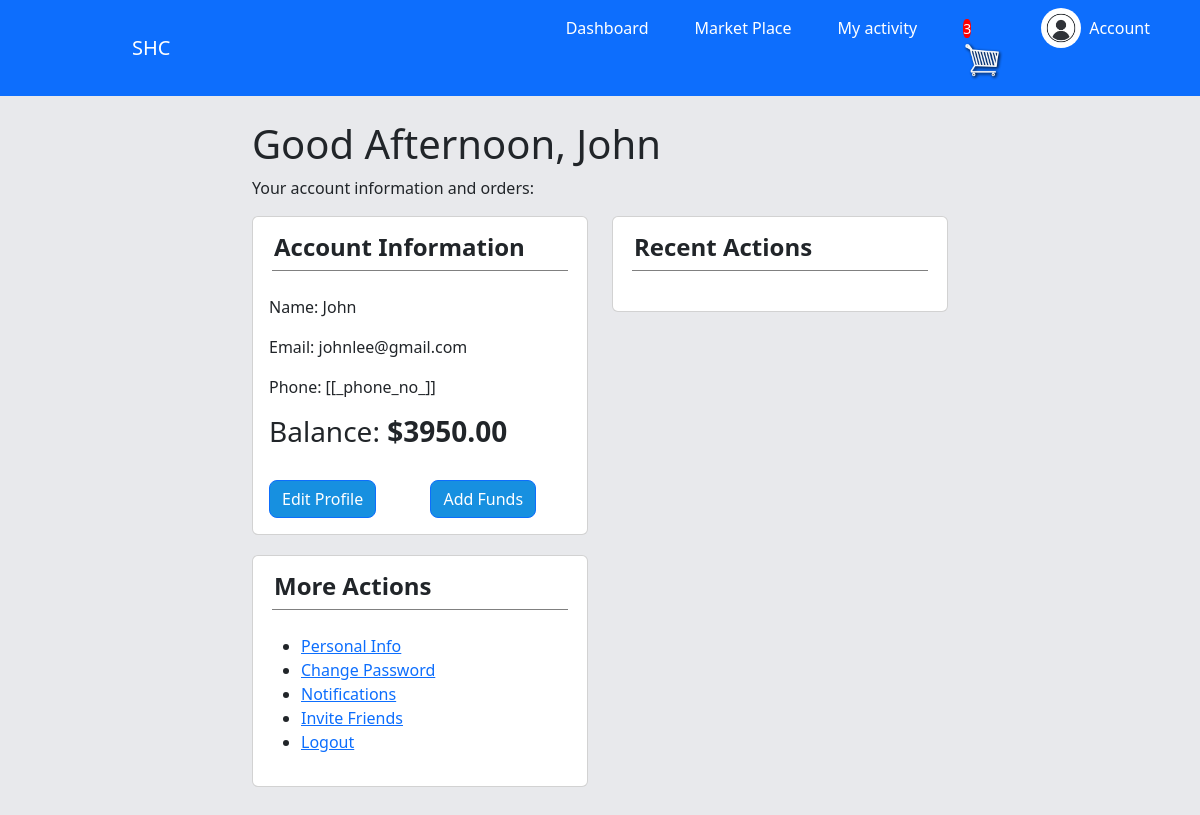
/myaccount/ (signed in), run on the app's committed database.
### store/models.py (models this page shows, shortened)
class Customer(models.Model):
    user=models.OneToOneField(User, on_delete=models.CASCADE, null=True, blank=True)
    name = models.CharField(max_length=200, null=True)
    email = models.CharField(max_length=200, null=True)
    balance = models.FloatField()

### store/views.py (the view)
# urls.py: path('myaccount/', views.account, name ='myaccount'),
def account(request):
    if not request.user.is_authenticated:
        return redirect('signin')
    if request.user.is_authenticated:
        customer = request.user.customer
        order, created = Order.objects.get_or_create(customer=customer, complete = False)
        cartItems = order.get_cart_items
    else:
        customer=''
        cartItems = 0
    context = {'customer': customer,'company_name': "SHC" , 'CartItems':cartItems}
    return render(request, 'store/myaccount.html', context)

### store/models.py (called while the page is built)
    @property
    def get_cart_items(self):
        orderitems = self.orderitem_set.all()
        total = sum([item.quantity for item in orderitems])
        return total

### store/templates/store/myaccount.html (shortened to what this page needs)
{% extends 'store/main.html' %}
{% load static %}
{% block content %}
<div class="container main-cont col-lg-8 my_acount_card">
  <div class="container mt-5">
    <h1>Good Afternoon, {{customer.name}}</h1>
    <p>Your account information and orders:</p>
    <div class="row">
        <div class="col-md-6">
            <div class="card">
                <div class="card-body">
                    <h4 class="card-title" style="font-weight: bold; margin-left: 5px;">Account Information</h4>
                    <div class="row" style="background-color: gray; height: 1px; width: 98%; margin: auto;"></div>
                    <br>
                    <p class="card-text">Name: {{customer.name}}</p>
                    <p class="card-text">Email: {{customer.email}}</p>
                    <p class="card-text">Phone: [[_phone_no_]]</p>
                    <h3 class="card-text">Balance: <span style="font-weight: bold;">${{customer.balance|floatformat:2}}</span></h3> <br>
                    <a href="#" class="btn btn-primary" style="border-radius: 8px; background-color: rgb(23, 144, 224);">Edit Profile</a>
                    <a href="#" class="btn btn-primary" data-bs-toggle="modal" data-bs-target="#Options" style="margin-left: 50px; border-radius: 8px; background-color: rgb(23, 144, 224);">Add Funds</a>
                </div>
            </div>
        </div>
        <div class="col-md-6">
            <div class="card">
                <div class="card-body">
                  <h4 style="margin-left: 5px; font-weight: bold;" class="card-title">Recent Actions</h4>
                  <div class="row" style="background-color: gray; height: 1px; width: 98%; margin: auto;"></div>
                  <br>
                </div>
            </div>
        </div>
        <div class="col-md-6" style="margin-top: 20px;">
            <div class="card">
                <div class="card-body">
                    <h4 style="margin-left: 5px; font-weight: bold;" class="card-title">More Actions</h4>
                    <div class="row" style="background-color: gray; height: 1px; width: 98%; margin: auto;"></div>
                    <br>
                  <ul>
                      <li><a href="#">Personal Info</a></li>
                      <li><a href="#">Change Password</a></li>
                      <li><a href="#">Notifications</a></li>
                      <li><a href="#">Invite Friends</a></li>
                      <li><a href="{% url 'signout' %}">Logout</a></li>
                  </ul>
                </div>
            </div>
        </div>
    </div>
  </div>
</div>
{% endblock content %}

### static/css/main.css (style rules this page uses)
body { background-color: #e8e9ec; overflow-x: hidden; }
.my_acount_card { height: 800px; }
.col-lg-4, .col-lg-6, .col-lg-8, .col-lg-12 { margin-top: 10px; }
.btn { border-radius: 0; }

### data on the page
Customer: name "John", email "johnlee@gmail.com", balance "3950.00"

### other printed values
{{ company_name }} "SHC"
{{ CartItems }} "3"
